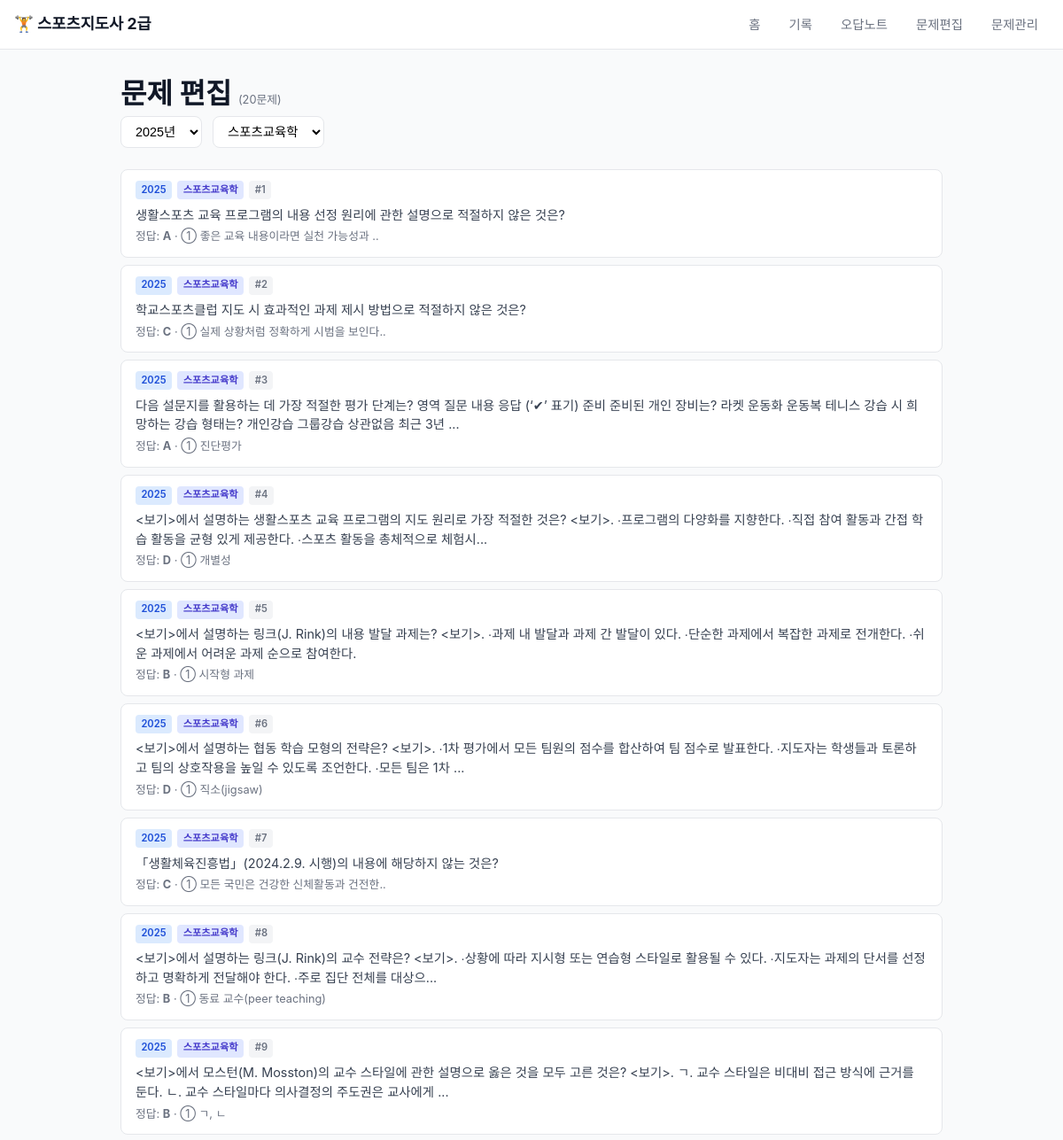
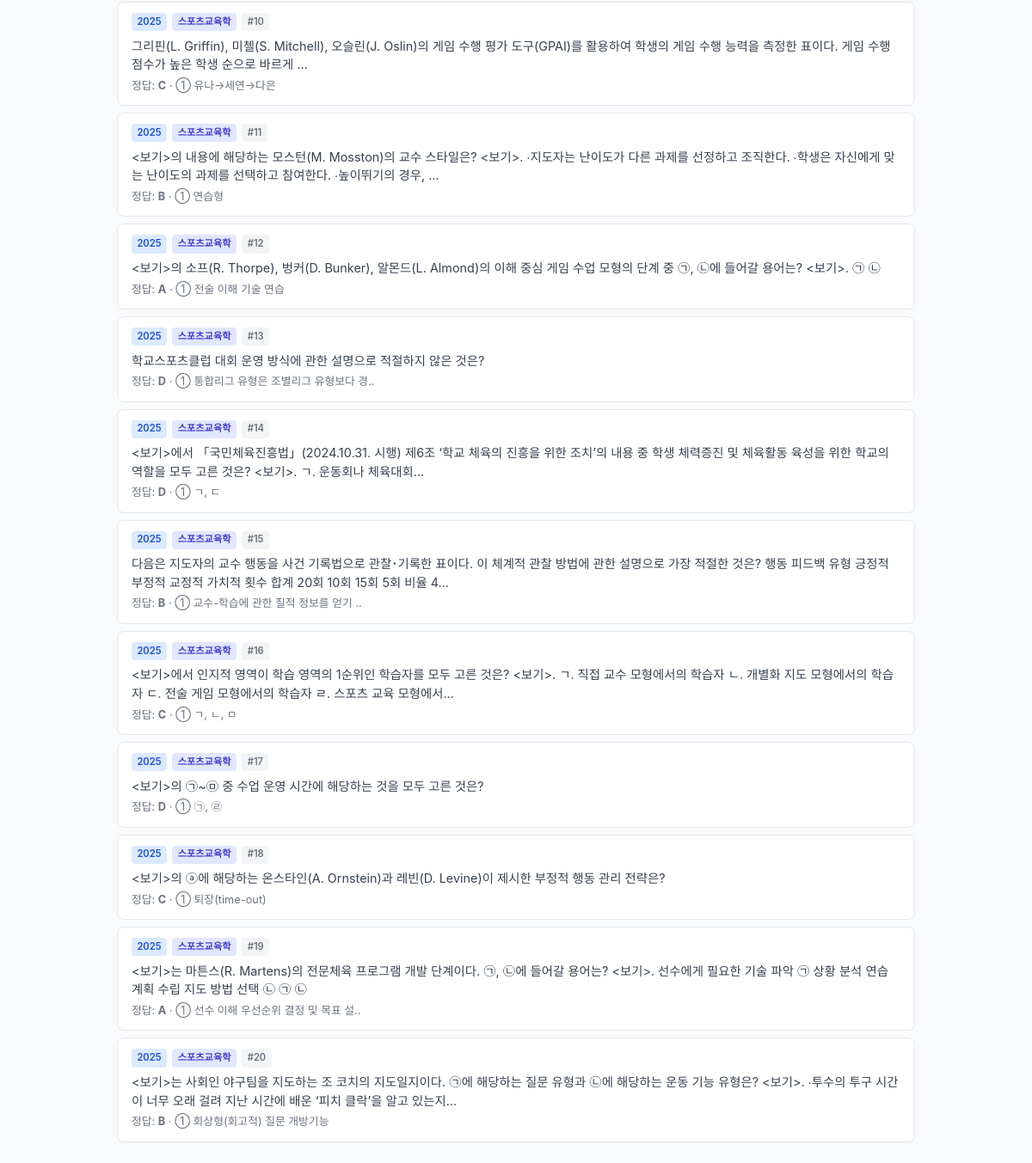
The app's page /edit, older data (2 pictures, top to bottom).
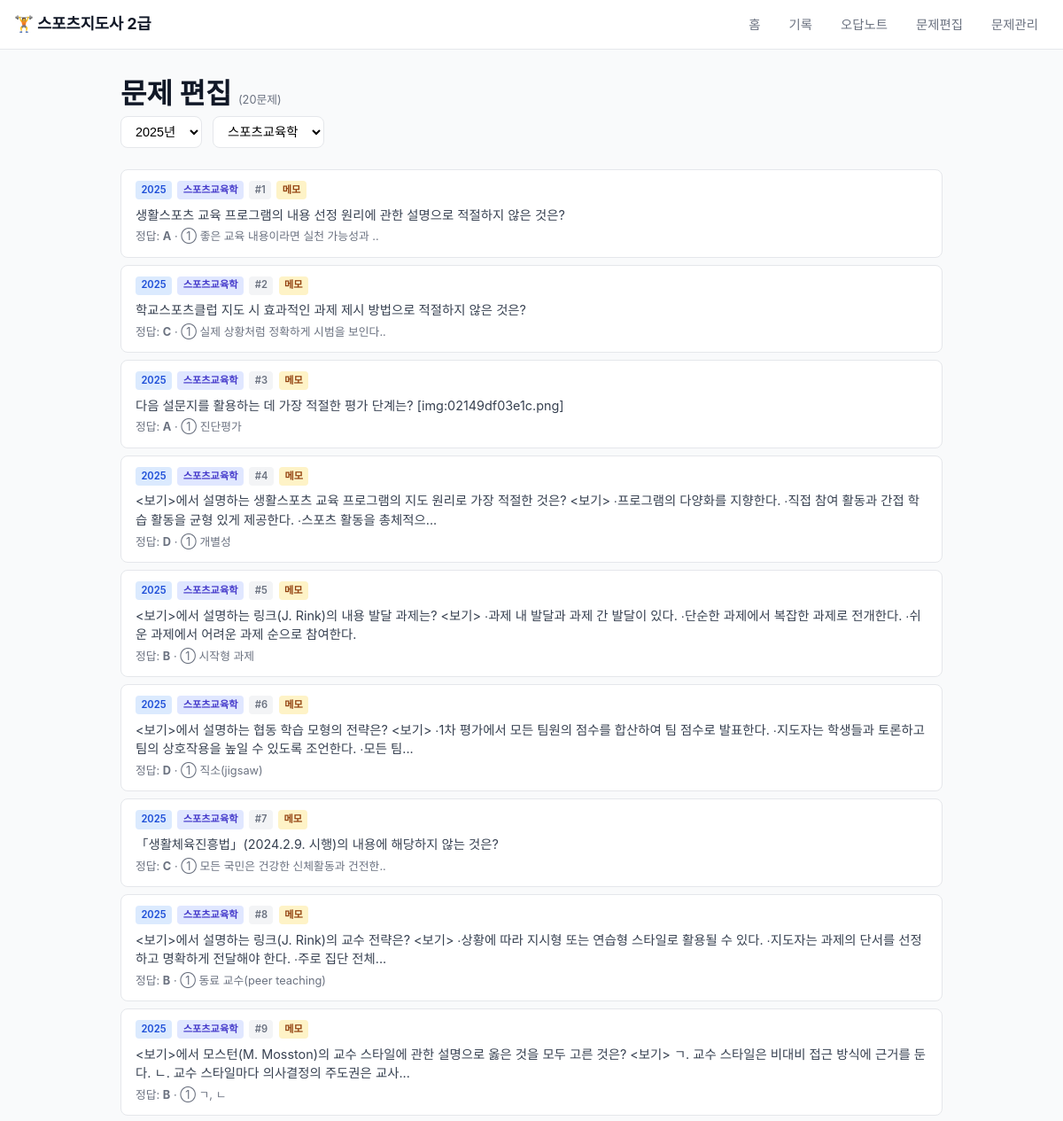
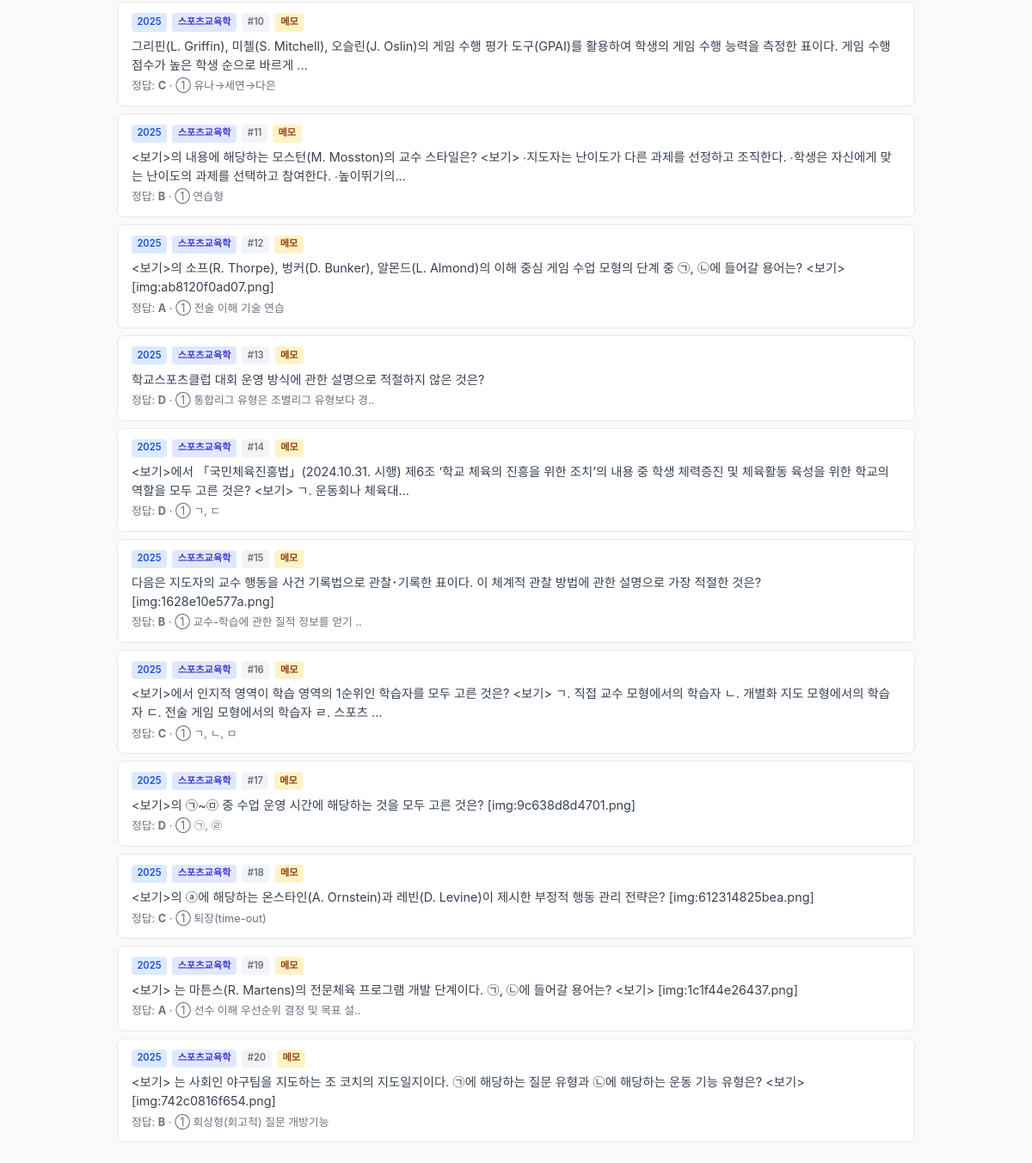
The same page, newer data (2 pictures, top to bottom).
### tables this page shows
CREATE TABLE questions (
    id              INTEGER PRIMARY KEY AUTOINCREMENT,
    subject_id      INTEGER NOT NULL REFERENCES subjects(id),
    question_type   TEXT NOT NULL CHECK(question_type IN ('multiple_choice', 'oral')),
    question_text   TEXT NOT NULL,
    option_a        TEXT,
    option_b        TEXT,
    option_c        TEXT,
    option_d        TEXT,
    correct_answer  TEXT NOT NULL,
    explanation     TEXT,
    difficulty      INTEGER DEFAULT 2 CHECK(difficulty BETWEEN 1 AND 3),
    exam_year       TEXT,
    exam_type       TEXT,
    question_number INTEGER,
    source          TEXT,
    created_at      TEXT DEFAULT (datetime('now'))
, comment TEXT);

CREATE TABLE subjects (
    id          INTEGER PRIMARY KEY AUTOINCREMENT,
    name        TEXT NOT NULL UNIQUE,
    category    TEXT NOT NULL CHECK(category IN ('written', 'oral')),
    description TEXT,
    created_at  TEXT DEFAULT (datetime('now'))
);

### app.py (the view)
@app.route('/edit')
def edit_list():
    db = get_db()
    page = request.args.get('page', 1, type=int)
    per_page = 20
    subjects = db.execute('SELECT DISTINCT name FROM subjects WHERE category = "written" ORDER BY name').fetchall()
    years = db.execute('SELECT DISTINCT exam_year FROM questions WHERE exam_year IS NOT NULL AND exam_year != "" ORDER BY exam_year DESC').fetchall()
    subject_filter = request.args.get('subject', subjects[0]['name'] if subjects else '')
    year_filter = request.args.get('year', years[0]['exam_year'] if years else '')
    query = '''
        SELECT q.*, s.name as subject_name
        FROM questions q
        JOIN subjects s ON q.subject_id = s.id
        WHERE s.name = ? AND q.exam_year = ?
    '''
    count_query = 'SELECT COUNT(*) FROM questions q JOIN subjects s ON q.subject_id = s.id WHERE s.name = ? AND q.exam_year = ?'
    params = [subject_filter, year_filter]
    total = db.execute(count_query, params).fetchone()[0]
    total_pages = (total + per_page - 1) // per_page
    query += ' ORDER BY q.exam_year DESC, s.name, q.question_number LIMIT ? OFFSET ?'
    questions = db.execute(query, params + [per_page, (page - 1) * per_page]).fetchall()
    return render_template('edit.html',
                           questions=questions, subjects=subjects, years=years,
                           current_subject=subject_filter, current_year=year_filter,
                           page=page, total_pages=total_pages, total=total)

### app.py (called while the page is built)
def get_db():
    if 'db' not in g:
        os.makedirs(os.path.dirname(DB_PATH), exist_ok=True)
        g.db = sqlite3.connect(DB_PATH)
        g.db.row_factory = sqlite3.Row
        g.db.execute('PRAGMA foreign_keys = ON')
    return g.db

### templates/edit.html (shortened to what this page needs)
{% extends "base.html" %}
{% block content %}
<h1>문제 편집 <small class="text-muted">({{ total }}문제)</small></h1>
<div class="edit-filters">
    <form action="/edit" method="GET" class="filter-form">
        <select name="year" onchange="this.form.submit()">
            {% for y in years %}
            <option value="{{ y.exam_year }}" {{ 'selected' if current_year == y.exam_year }}>{{ y.exam_year }}년</option>
            {% endfor %}
        </select>
        <select name="subject" onchange="this.form.submit()">
            {% for s in subjects %}
            <option value="{{ s.name }}" {{ 'selected' if current_subject == s.name }}>{{ s.name }}</option>
            {% endfor %}
        </select>
    </form>
</div>
{% if questions %}
<div class="edit-list">
    {% for q in questions %}
    <a href="/edit/{{ q.id }}?return_url={{ request.url|urlencode }}" class="edit-item">
        <div class="edit-item-meta">
            {% if q.exam_year %}
            <span class="edit-tag year">{{ q.exam_year }}</span>
            {% endif %}
            <span class="edit-tag subject">{{ q.subject_name }}</span>
            {% if q.question_number %}
            <span class="edit-tag num">#{{ q.question_number }}</span>
            {% endif %}
            {% if q.comment %}
            <span class="edit-tag comment-tag">메모</span>
            {% endif %}
        </div>
        <div class="edit-item-text">{{ q.question_text[:120] }}{% if q.question_text|length > 120 %}...{% endif %}</div>
        <div class="edit-item-answer">
            정답: <strong>{{ q.correct_answer }}</strong>
            {% if q.option_a %}
            · ① {{ q.option_a[:20] }}{% if q.option_a|length > 20 %}..{% endif %}
            {% endif %}
        </div>
    </a>
    {% endfor %}
</div>
{% else %}
<p class="empty-message">필터 조건에 맞는 문제가 없습니다.</p>
{% endif %}
{% endblock %}

### templates/base.html (shortened to what this page needs)
<!DOCTYPE html>
<html lang="ko">
<head>
    <link rel="stylesheet" href="{{ url_for('static', filename='style.css') }}">
</head>
<body>
    <nav class="navbar">
        <a href="/" class="nav-logo">🏋️ 스포츠지도사 2급</a>
        <div class="nav-links">
            <a href="/">홈</a>
            <a href="/history">기록</a>
            <a href="/wrong">오답노트</a>
            <a href="/edit">문제편집</a>
            <a href="/manage">문제관리</a>
        </div>
    </nav>
    <main class="container">
        {% block content %}{% endblock %}
    </main>
</body>
</html>

### static/style.css (style rules this page uses)
* { margin: 0; padding: 0; box-sizing: border-box; }
:root { --primary: #2563eb; --primary-dark: #1d4ed8; --success: #16a34a; --danger: #dc2626; --warning: #f59e0b; --gray-50: #f9fafb; --gray-100: #f3f4f6; --gray-200: #e5e7eb; --gray-300: #d1d5db; --gray-500: #6b7280; --gray-700: #374151; --gray-900: #111827; --radius: 8px; }
body { font-family: -apple-system, BlinkMacSystemFont, 'Segoe UI', sans-serif; background: var(--gray-50); color: var(--gray-900); line-height: 1.6; }
.navbar { background: white; border-bottom: 1px solid var(--gray-200); padding: 0 1rem; display: flex; align-items: center; justify-content: space-between; height: 56px; position: sticky; top: 0; z-index: 100; }
.nav-logo { font-weight: 700; font-size: 1.1rem; color: var(--gray-900); text-decoration: none; }
.nav-links { display: flex; gap: 0.5rem; }
.nav-links a { color: var(--gray-500); text-decoration: none; padding: 0.5rem 0.75rem; border-radius: var(--radius); font-size: 0.9rem; transition: all 0.2s; }
.container { max-width: 960px; margin: 0 auto; padding: 1.5rem 1rem; }
.text-muted { font-size: 0.8rem; color: var(--gray-500); font-weight: 400; }
.edit-filters { margin-bottom: 1.5rem; }
.filter-form { display: flex; gap: 0.75rem; }
.filter-form select { padding: 0.5rem 0.75rem; border: 1px solid var(--gray-200); border-radius: var(--radius); font-size: 0.9rem; background: white; }
.edit-list { display: flex; flex-direction: column; gap: 0.5rem; }
.edit-item { display: block; padding: 0.75rem 1rem; background: white; border: 1px solid var(--gray-200); border-radius: var(--radius); text-decoration: none; color: inherit; transition: all 0.2s; }
.edit-item-meta { display: flex; gap: 0.4rem; margin-bottom: 0.4rem; flex-wrap: wrap; }
.edit-tag { padding: 0.1rem 0.4rem; border-radius: 4px; font-size: 0.7rem; font-weight: 600; }
.edit-tag.year { background: #dbeafe; color: #1d4ed8; }
.edit-tag.subject { background: #e0e7ff; color: #4338ca; }
.edit-tag.num { background: var(--gray-100); color: var(--gray-500); }
.edit-tag.comment-tag { background: #fef3c7; color: #92400e; }
.edit-item-text { font-size: 0.9rem; line-height: 1.5; color: var(--gray-700); margin-bottom: 0.25rem; }
.edit-item-answer { font-size: 0.8rem; color: var(--gray-500); }

Row changes from the older to the newer data that the page shows:
changed questions "생활스포츠 교육 프로그램의 내용 선정 원리에 관한 설명으로 적절하지 않은 것은?": now shows "메모"
changed questions "학교스포츠클럽 지도 시 효과적인 과제 제시 방법으로 적절하지 않은 것은?": now shows "메모"
changed questions "진단평가": question_text "다음 설문지를 활용하는 데 가장 적절한 평가 단계는? 영역 질문 내용 응답 (‘✔’ 표기) 준비 준비된 개인 장비는? 라켓 운동화 운동복 테니스 강습 시 희망하는 강습 형태는? 개인강습 그룹강습 상관없음 최근 3년" → "다음 설문지를 활용하는 데 가장 적절한 평가 단계는? [img:02149df03e1c.png]"; now shows "메모"; no longer shows "..."
changed questions "개별성": question_text "<보기>에서 설명하는 생활스포츠 교육 프로그램의 지도 원리로 가장 적절한 것은? <보기>. ∙프로그램의 다양화를 지향한다. ∙직접 참여 활동과 간접 학습 활동을 균형 있게 제공한다. ∙스포츠 활동을 총체적으로 체험시" → "<보기>에서 설명하는 생활스포츠 교육 프로그램의 지도 원리로 가장 적절한 것은? <보기> ∙프로그램의 다양화를 지향한다. ∙직접 참여 활동과 간접 학습 활동을 균형 있게 제공한다. ∙스포츠 활동을 총체적으"; now shows "메모"
changed questions "시작형 과제": question_text "<보기>에서 설명하는 링크(J. Rink)의 내용 발달 과제는? <보기>. ∙과제 내 발달과 과제 간 발달이 있다. ∙단순한 과제에서 복잡한 과제로 전개한다. ∙쉬운 과제에서 어려운 과제 순으로 참여한다." → "<보기>에서 설명하는 링크(J. Rink)의 내용 발달 과제는? <보기> ∙과제 내 발달과 과제 간 발달이 있다. ∙단순한 과제에서 복잡한 과제로 전개한다. ∙쉬운 과제에서 어려운 과제 순으로 참여한다."; now shows "메모"
changed questions "직소(jigsaw)": question_text "<보기>에서 설명하는 협동 학습 모형의 전략은? <보기>. ∙1차 평가에서 모든 팀원의 점수를 합산하여 팀 점수로 발표한다. ∙지도자는 학생들과 토론하고 팀의 상호작용을 높일 수 있도록 조언한다. ∙모든 팀은 1차" → "<보기>에서 설명하는 협동 학습 모형의 전략은? <보기> ∙1차 평가에서 모든 팀원의 점수를 합산하여 팀 점수로 발표한다. ∙지도자는 학생들과 토론하고 팀의 상호작용을 높일 수 있도록 조언한다. ∙모든 팀"; now shows "메모"
changed questions "「생활체육진흥법」(2024.2.9. 시행)의 내용에 해당하지 않는 것은?": now shows "메모"
changed questions "동료 교수(peer teaching)": question_text "<보기>에서 설명하는 링크(J. Rink)의 교수 전략은? <보기>. ∙상황에 따라 지시형 또는 연습형 스타일로 활용될 수 있다. ∙지도자는 과제의 단서를 선정하고 명확하게 전달해야 한다. ∙주로 집단 전체를 대상으" → "<보기>에서 설명하는 링크(J. Rink)의 교수 전략은? <보기> ∙상황에 따라 지시형 또는 연습형 스타일로 활용될 수 있다. ∙지도자는 과제의 단서를 선정하고 명확하게 전달해야 한다. ∙주로 집단 전체"; now shows "메모"
changed questions: question_text "<보기>에서 모스턴(M. Mosston)의 교수 스타일에 관한 설명으로 옳은 것을 모두 고른 것은? <보기>. ㄱ. 교수 스타일은 비대비 접근 방식에 근거를 둔다. ㄴ. 교수 스타일마다 의사결정의 주도권은 교사에게" → "<보기>에서 모스턴(M. Mosston)의 교수 스타일에 관한 설명으로 옳은 것을 모두 고른 것은? <보기> ㄱ. 교수 스타일은 비대비 접근 방식에 근거를 둔다. ㄴ. 교수 스타일마다 의사결정의 주도권은 교사"; now shows "메모"
changed questions "유나→세연→다은": now shows "메모"
changed questions "연습형": question_text "<보기>의 내용에 해당하는 모스턴(M. Mosston)의 교수 스타일은? <보기>. ∙지도자는 난이도가 다른 과제를 선정하고 조직한다. ∙학생은 자신에게 맞는 난이도의 과제를 선택하고 참여한다. ∙높이뛰기의 경우," → "<보기>의 내용에 해당하는 모스턴(M. Mosston)의 교수 스타일은? <보기> ∙지도자는 난이도가 다른 과제를 선정하고 조직한다. ∙학생은 자신에게 맞는 난이도의 과제를 선택하고 참여한다. ∙높이뛰기의"; now shows "메모"
changed questions "전술 이해 기술 연습": question_text "<보기>의 소프(R. Thorpe), 벙커(D. Bunker), 알몬드(L. Almond)의 이해 중심 게임 수업 모형의 단계 중 ㉠, ㉡에 들어갈 용어는? <보기>. ㉠ ㉡" → "<보기>의 소프(R. Thorpe), 벙커(D. Bunker), 알몬드(L. Almond)의 이해 중심 게임 수업 모형의 단계 중 ㉠, ㉡에 들어갈 용어는? <보기> [img:ab8120f0ad07.png]"; now shows "메모"
changed questions "학교스포츠클럽 대회 운영 방식에 관한 설명으로 적절하지 않은 것은?": now shows "메모"
changed questions: question_text "<보기>에서 「국민체육진흥법」(2024.10.31. 시행) 제6조 ‘학교 체육의 진흥을 위한 조치’의 내용 중 학생 체력증진 및 체육활동 육성을 위한 학교의 역할을 모두 고른 것은? <보기>. ㄱ. 운동회나 체육대회" → "<보기>에서 「국민체육진흥법」(2024.10.31. 시행) 제6조 ‘학교 체육의 진흥을 위한 조치’의 내용 중 학생 체력증진 및 체육활동 육성을 위한 학교의 역할을 모두 고른 것은? <보기> ㄱ. 운동회나 체육대"; now shows "메모"
changed questions "교수-학습에 관한 질적 정보를 얻기": question_text "다음은 지도자의 교수 행동을 사건 기록법으로 관찰･기록한 표이다. 이 체계적 관찰 방법에 관한 설명으로 가장 적절한 것은? 행동 피드백 유형 긍정적 부정적 교정적 가치적 횟수 합계 20회 10회 15회 5회 비율 4" → "다음은 지도자의 교수 행동을 사건 기록법으로 관찰･기록한 표이다. 이 체계적 관찰 방법에 관한 설명으로 가장 적절한 것은? [img:1628e10e577a.png]"; now shows "메모"; no longer shows "..."
changed questions: question_text "<보기>에서 인지적 영역이 학습 영역의 1순위인 학습자를 모두 고른 것은? <보기>. ㄱ. 직접 교수 모형에서의 학습자 ㄴ. 개별화 지도 모형에서의 학습자 ㄷ. 전술 게임 모형에서의 학습자 ㄹ. 스포츠 교육 모형에서" → "<보기>에서 인지적 영역이 학습 영역의 1순위인 학습자를 모두 고른 것은? <보기> ㄱ. 직접 교수 모형에서의 학습자 ㄴ. 개별화 지도 모형에서의 학습자 ㄷ. 전술 게임 모형에서의 학습자 ㄹ. 스포츠"; now shows "메모"
changed questions: question_text "<보기>의 ㉠~㉤ 중 수업 운영 시간에 해당하는 것을 모두 고른 것은?" → "<보기>의 ㉠~㉤ 중 수업 운영 시간에 해당하는 것을 모두 고른 것은? [img:9c638d8d4701.png]"; now shows "메모"
changed questions "퇴장(time-out)": question_text "<보기>의 ⓐ에 해당하는 온스타인(A. Ornstein)과 레빈(D. Levine)이 제시한 부정적 행동 관리 전략은?" → "<보기>의 ⓐ에 해당하는 온스타인(A. Ornstein)과 레빈(D. Levine)이 제시한 부정적 행동 관리 전략은? [img:612314825bea.png]"; now shows "메모"
changed questions "선수 이해 우선순위 결정 및 목표 설": question_text "<보기>는 마튼스(R. Martens)의 전문체육 프로그램 개발 단계이다. ㉠, ㉡에 들어갈 용어는? <보기>. 선수에게 필요한 기술 파악 ㉠ 상황 분석 연습 계획 수립 지도 방법 선택 ㉡ ㉠ ㉡" → "<보기> 는 마튼스(R. Martens)의 전문체육 프로그램 개발 단계이다. ㉠, ㉡에 들어갈 용어는? <보기> [img:1c1f44e26437.png]"; now shows "메모"
changed questions "회상형(회고적) 질문 개방기능": question_text "<보기>는 사회인 야구팀을 지도하는 조 코치의 지도일지이다. ㉠에 해당하는 질문 유형과 ㉡에 해당하는 운동 기능 유형은? <보기>. ∙투수의 투구 시간이 너무 오래 걸려 지난 시간에 배운 ‘피치 클락’을 알고 있는지" → "<보기> 는 사회인 야구팀을 지도하는 조 코치의 지도일지이다. ㉠에 해당하는 질문 유형과 ㉡에 해당하는 운동 기능 유형은? <보기> [img:742c0816f654.png]"; now shows "메모"; no longer shows "..."
